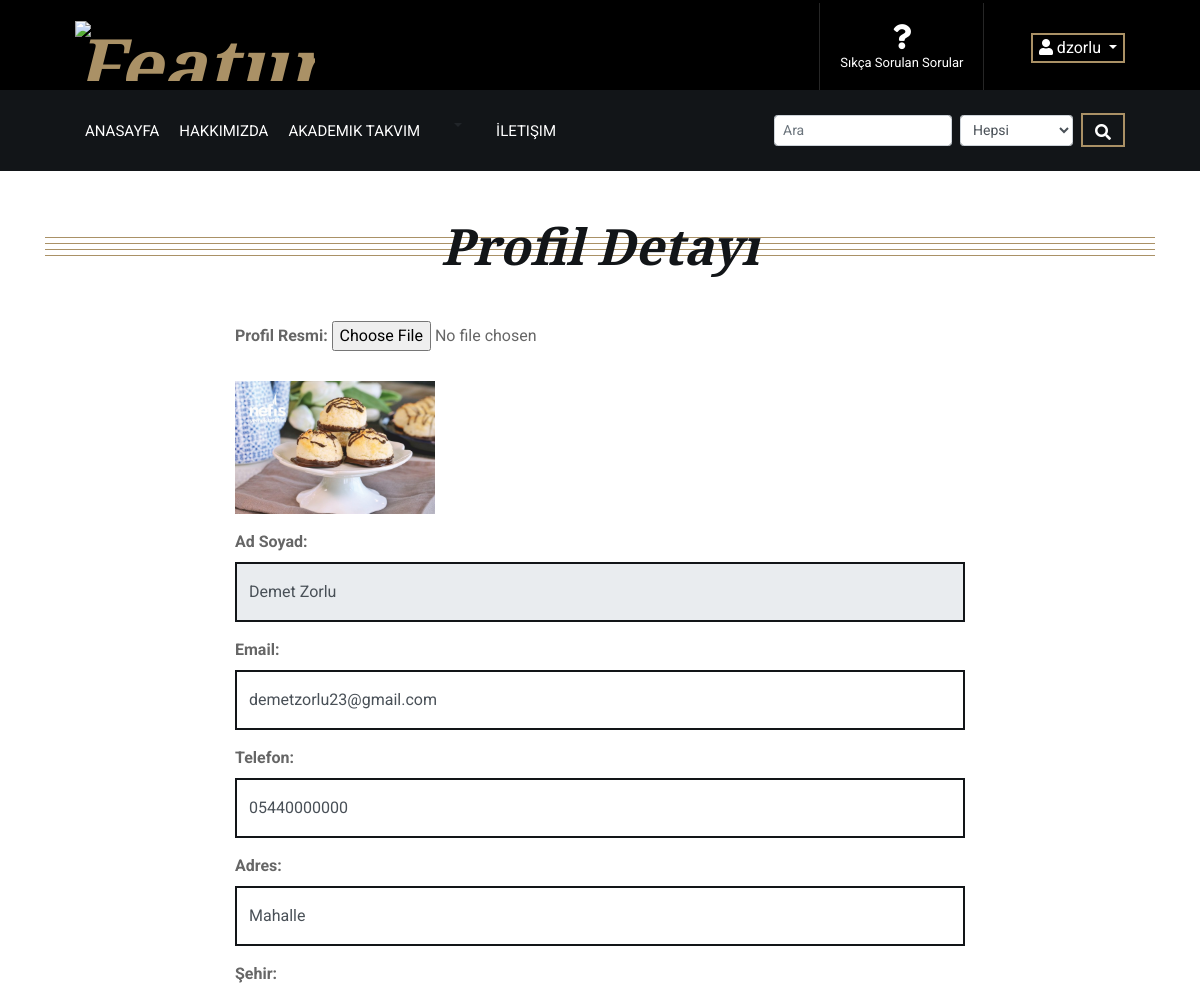
Page /user/ (signed in, upper part) on the earlier database version.
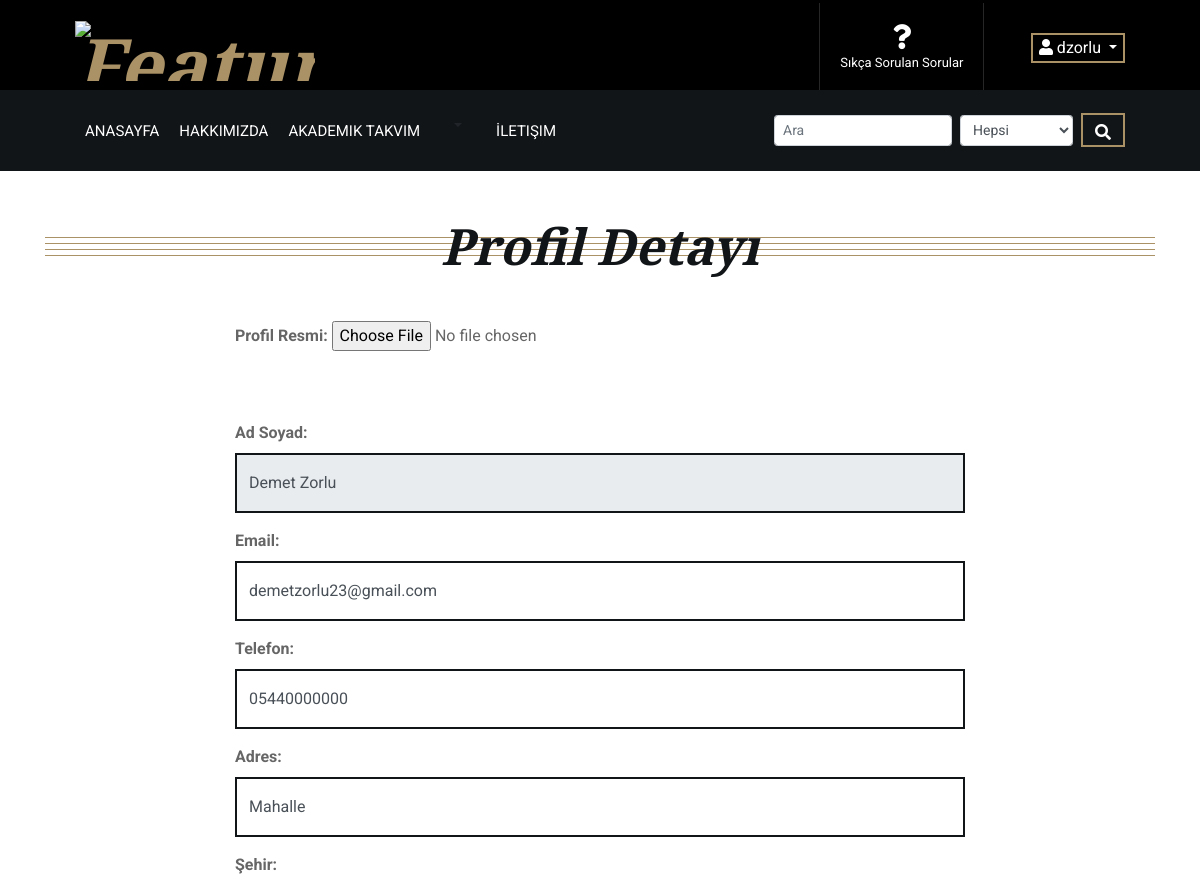
Same page on the later database version.
### user/models.py (models this page shows, shortened)
class UserProfile(models.Model):
    user = models.OneToOneField(User, on_delete=models.CASCADE)
    phone = models.CharField(blank=True, max_length=20)
    address = models.CharField(blank=True, max_length=150)
    city = models.CharField(blank=True, max_length=20)
    country = models.CharField(blank=True, max_length=20)
    image = models.ImageField(blank=True, upload_to='images/users/')
    def image_tag(self):
        if self.image == "":
            return ""
        else:
            return mark_safe('<img src="{}" height="50"/>'.format(self.image.url))
    image_tag.short_description = 'Image'

### user/views.py (the view)
# urls.py: path('', views.index, name='index'),
@login_required(login_url='/login')
def index(request):
    menu = Menu.objects.filter(status="True")
    menusearch = Menu.objects.all()
    profile = UserProfile.objects.get(user_id=request.user.id)
    context = {'menu': menu,
               'menusearch': menusearch,
               'page': 'user',
               'pagename': 'Kullanıcı Bilgileri',
               'profile': profile}
    return render(request, "user_profile.html", context)

### user/templates/user_profile.html (shortened to what this page needs)
{% extends "homebase.html" %}
{% block content %}
    <div class="contact">
        <div class="container">
            <div class="section-header">
                <h2>Profil Detayı</h2>
            </div>
            <div class="row justify-content-center">
                <div class="col-md-8 ">
                    <div class="contact-form">
                        <form action="/user/updateuserprofile/" method="post" enctype="multipart/form-data">
                            <div class="form-group">
                                <label for="image">
                                    <b>Profil Resmi:</b>
                                </label>
                                <input type="file" id="image" name="image" accept="image/*">
                                <br>
                                <img src="
                                        {% if profile.image %}{{ profile.image.url }}{% else %}/uploads/images/users/defaultuser.jpg{% endif %}"
                                     alt="" id="profilresmi" name="profilresmi"
                                     width="200">
                            </div>
                            <div class="form-group">
                                <label for="adsoyad"><b>Ad Soyad:</b></label>
                                <input type="text" class="form-control" readonly required="required"
                                       value="{{ profile.user.first_name }} {{ profile.user.last_name }}" name="adsoyad"
                                       id="adsoyad"/>
                            </div>
                            <div class="form-group">
                                <label for="email"><b>Email:</b></label>
                                <input type="email" class="form-control" required="required"
                                       value="{{ profile.user.email }} " name="email" id="email"/>
                            </div>
                            <div class="form-group">
                                <label for="phone"><b>Telefon:</b></label>
                                <input type="text" class="form-control" required="required"
                                       value="{{ profile.phone }} " name="phone" id="phone"/>
                            </div>
                            <div class="form-group">
                                <label for="address"><b>Adres:</b></label>
                                <input type="text" class="form-control" required="required"
                                       value="{{ profile.address }} " name="address" id="address"/>
                            </div>
                            <div class="form-group">
                                <label for="city"><b>Şehir:</b></label>
                            </div>
                        </form>
                    </div>
                </div>
            </div>
        </div>
    </div>
{% endblock %}

Differences in the rows shown:
changed UserProfile "Mahalle": image: picture removed
